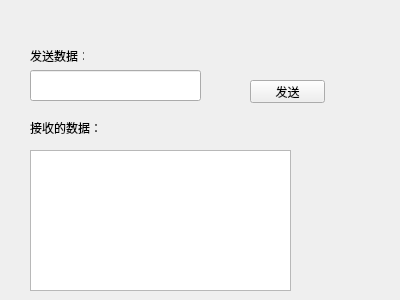
<?xml version="1.0" encoding="UTF-8"?>
<ui version="4.0">
 <class>Widget</class>
 <widget class="QWidget" name="Widget">
  <property name="geometry">
   <rect>
    <x>0</x>
    <y>0</y>
    <width>400</width>
    <height>300</height>
   </rect>
  </property>
  <property name="windowTitle">
   <string>server</string>
  </property>
  <widget class="QTextBrowser" name="textBrowser">
   <property name="geometry">
    <rect>
     <x>30</x>
     <y>150</y>
     <width>261</width>
     <height>141</height>
    </rect>
   </property>
  </widget>
  <widget class="QPushButton" name="pushButton">
   <property name="geometry">
    <rect>
     <x>250</x>
     <y>80</y>
     <width>75</width>
     <height>23</height>
    </rect>
   </property>
   <property name="text">
    <string>发送</string>
   </property>
  </widget>
  <widget class="QLineEdit" name="lineEdit">
   <property name="geometry">
    <rect>
     <x>30</x>
     <y>70</y>
     <width>171</width>
     <height>31</height>
    </rect>
   </property>
  </widget>
  <widget class="QLabel" name="label">
   <property name="geometry">
    <rect>
     <x>30</x>
     <y>50</y>
     <width>54</width>
     <height>12</height>
    </rect>
   </property>
   <property name="text">
    <string>发送数据：</string>
   </property>
  </widget>
  <widget class="QLabel" name="label_2">
   <property name="geometry">
    <rect>
     <x>30</x>
     <y>120</y>
     <width>71</width>
     <height>16</height>
    </rect>
   </property>
   <property name="text">
    <string>接收的数据：</string>
   </property>
  </widget>
 </widget>
 <layoutdefault spacing="6" margin="11"/>
 <resources/>
 <connections/>
</ui>
